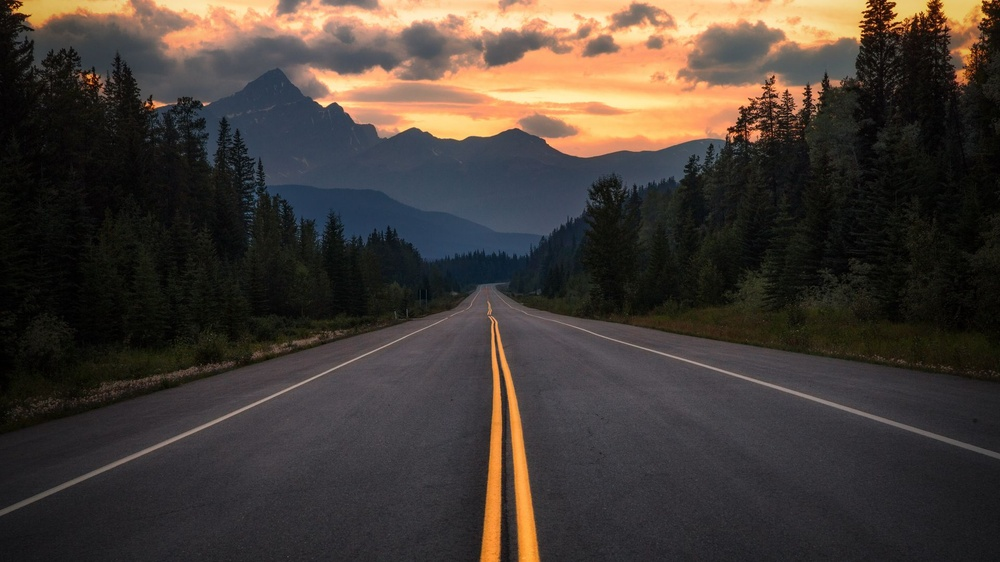
#> input picture img/road.jpg, 1000 x 562 px, shrunk from 1920 x 1080 before the run, found by its file name
$ python 230127-01.py
#> lines starting #> are read from the running program, lines starting #| are printed output that depends on the picture
import cv2
import sys
import matplotlib.pyplot as plt
import numpy as np

src = cv2.imread('images/road.jpg')
#> src is the input picture: shape (562, 1000, 3); mean B, G, R 53.7, 59.9, 68.4
print(src.shape, src.dtype)
#| (562, 1000, 3) uint8
dst = np.zeros(src.shape, dtype=src.dtype)

N = 32
# ROI의 평균값으로 이미지 나타내기
# 평균값, N이 커질수록 원본과 비슷해지고 작을 수록 평균값과 비슷해져 구분하기 어려워짐
h, w, _ = src.shape
#> h = 562; w = 1000

h = h // N
#> h = 17
w = w // N
#> w = 31

for i in range(N):
    for j in range(N):
        y = i * h
        x = j * w
        roi = src[y:y+h, x:x+w]
        dst[y:y+h, x:x+w] = cv2.mean(roi)[0:3]
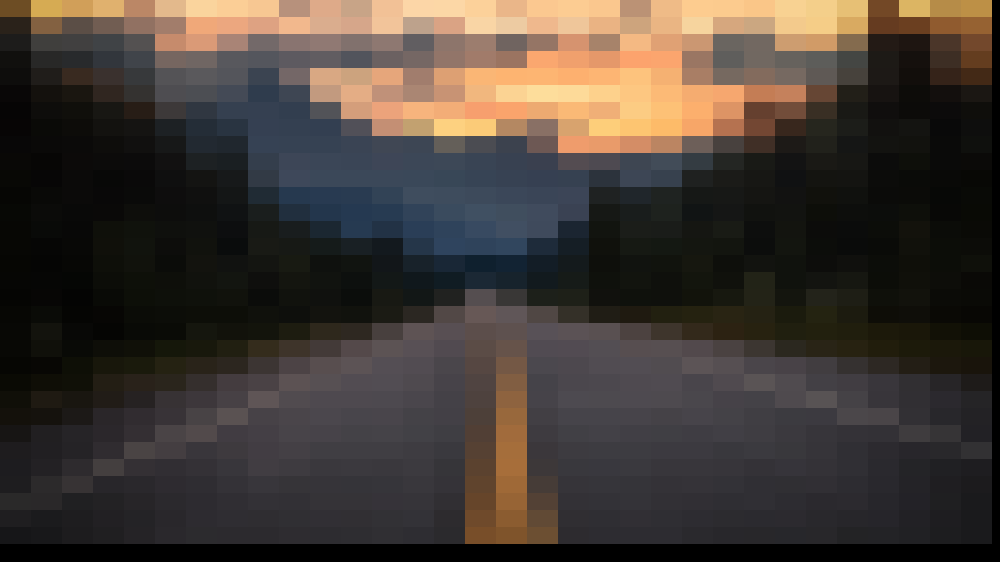
#> dst: shape (562, 1000, 3); mean B, G, R 51.8, 58, 66.4


#> (the run stopped early here; a loop or call above may not have finished)

$ run again, with img/beach.jpg copied over img/road.jpg
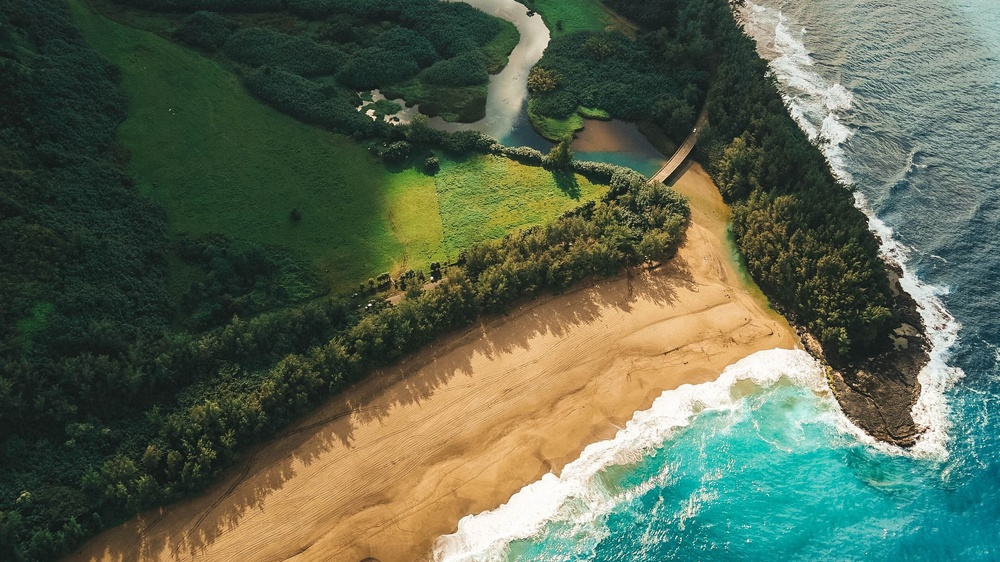
#> input picture img/beach.jpg, 1000 x 562 px, shrunk from 1920 x 1080 before the run, found by its file name
#> src is the input picture: shape (562, 1000, 3); mean B, G, R 79.6, 100.2, 88.3
#| (562, 1000, 3) uint8
#> after the loop `for i in range(N):`:
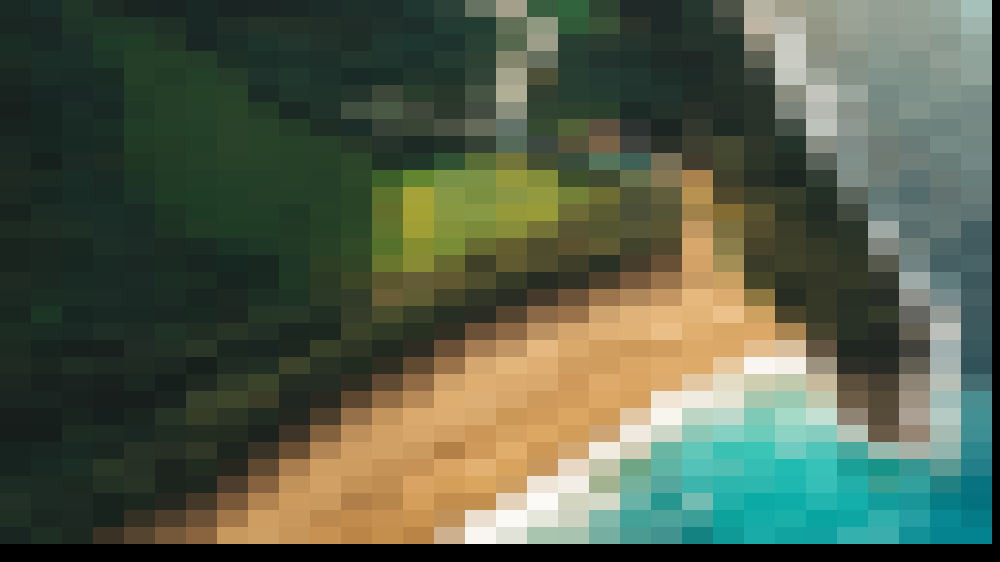
#> dst: shape (562, 1000, 3); mean B, G, R 74.5, 94.4, 84.1
